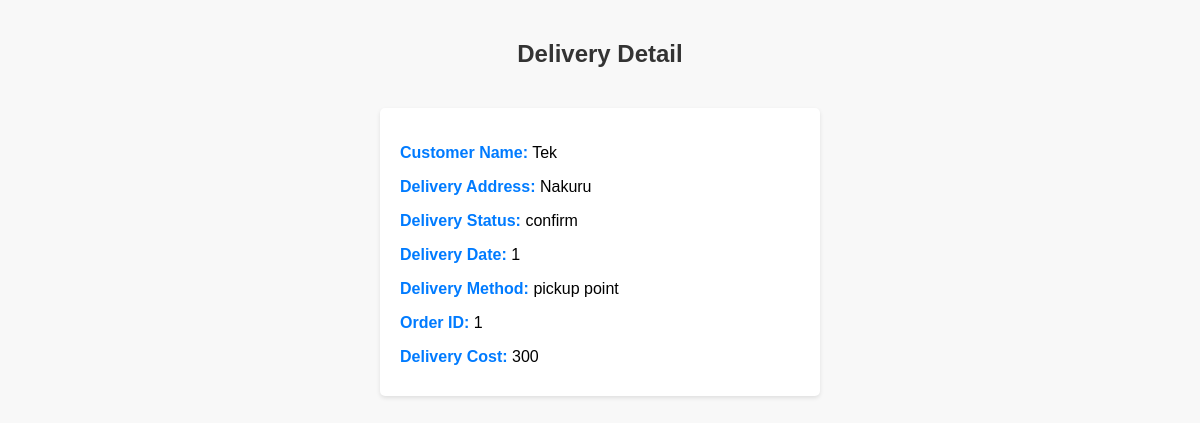
The page /delivery/deliveries/1/ on the database its author committed.
### delivery/models.py (models this page shows, shortened)
class Delivery(models.Model):
    class Meta:
        verbose_name_plural = "deliveries"
    customer_name = models.CharField(max_length=100)
    delivery_address = models.CharField(max_length=200)
    delivery_status = models.CharField(max_length=50)
    delivery_date = models.IntegerField()
    delivery_method = models.CharField(max_length=50)
    order_id = models.CharField(max_length=50)
    delivery_cost = models.IntegerField()

### delivery/views.py (the view)
# urls.py: path('deliveries/<int:delivery_id>/', delivery_detail, name='delivery_detail'),
def delivery_detail(request, delivery_id):
    delivery = get_object_or_404(Delivery, pk=delivery_id)
    return render(request, 'delivery/delivery_detail.html', {'delivery': delivery})

### templates/delivery/delivery_detail.html (shortened to what this page needs)
<!DOCTYPE html>
<html>
<head>
</head>
<body>
    <h2>Delivery Detail</h2>
    <div class="delivery-details">
        <p><strong>Customer Name:</strong> {{ delivery.customer_name }}</p>
        <p><strong>Delivery Address:</strong> {{ delivery.delivery_address }}</p>
        <p><strong>Delivery Status:</strong> {{ delivery.delivery_status }}</p>
        <p><strong>Delivery Date:</strong> {{ delivery.delivery_date }}</p>
        <p><strong>Delivery Method:</strong> {{ delivery.delivery_method }}</p>
        <p><strong>Order ID:</strong> {{ delivery.order_id }}</p>
        <p><strong>Delivery Cost:</strong> {{ delivery.delivery_cost }}</p>
    </div>
</body>
</html>

### templates/delivery/delivery_detail.html (style rules this page uses)
body { font-family: Arial, sans-serif; background-color: #f8f8f8; margin: 0; padding: 0; }
h2 { text-align: center; padding: 20px; color: #333; }
.delivery-details { max-width: 400px; margin: 0 auto; background-color: #fff; padding: 20px; border-radius: 5px; box-shadow: 0 2px 4px rgba(0, 0, 0, 0.1); }
p { margin-bottom: 10px; }
strong { color: #007bff; }

### rows shown on the page
Delivery: customer_name "Tek", delivery_address "Nakuru", delivery_status "confirm", delivery_date "1", delivery_method "pickup point", order_id "1", delivery_cost "300"
